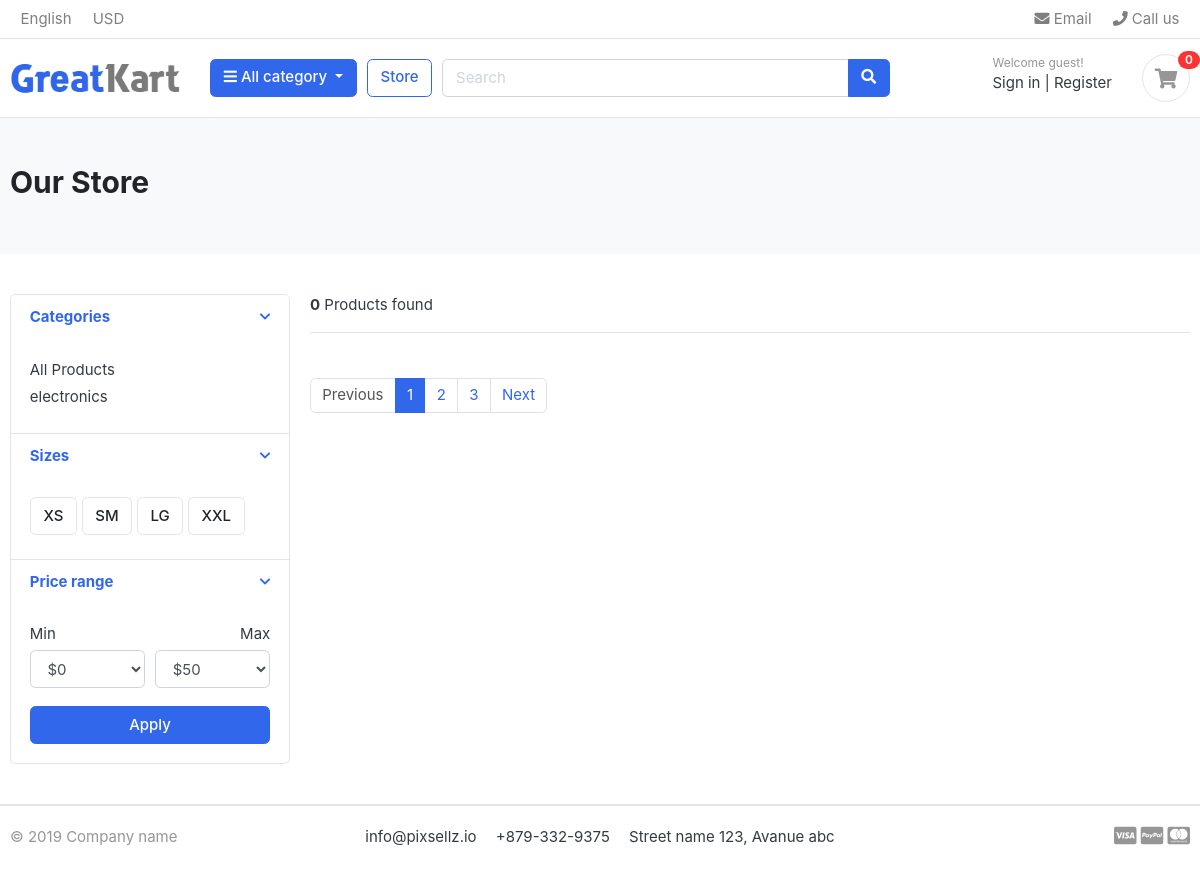
The page /store/ on the database as committed earlier.
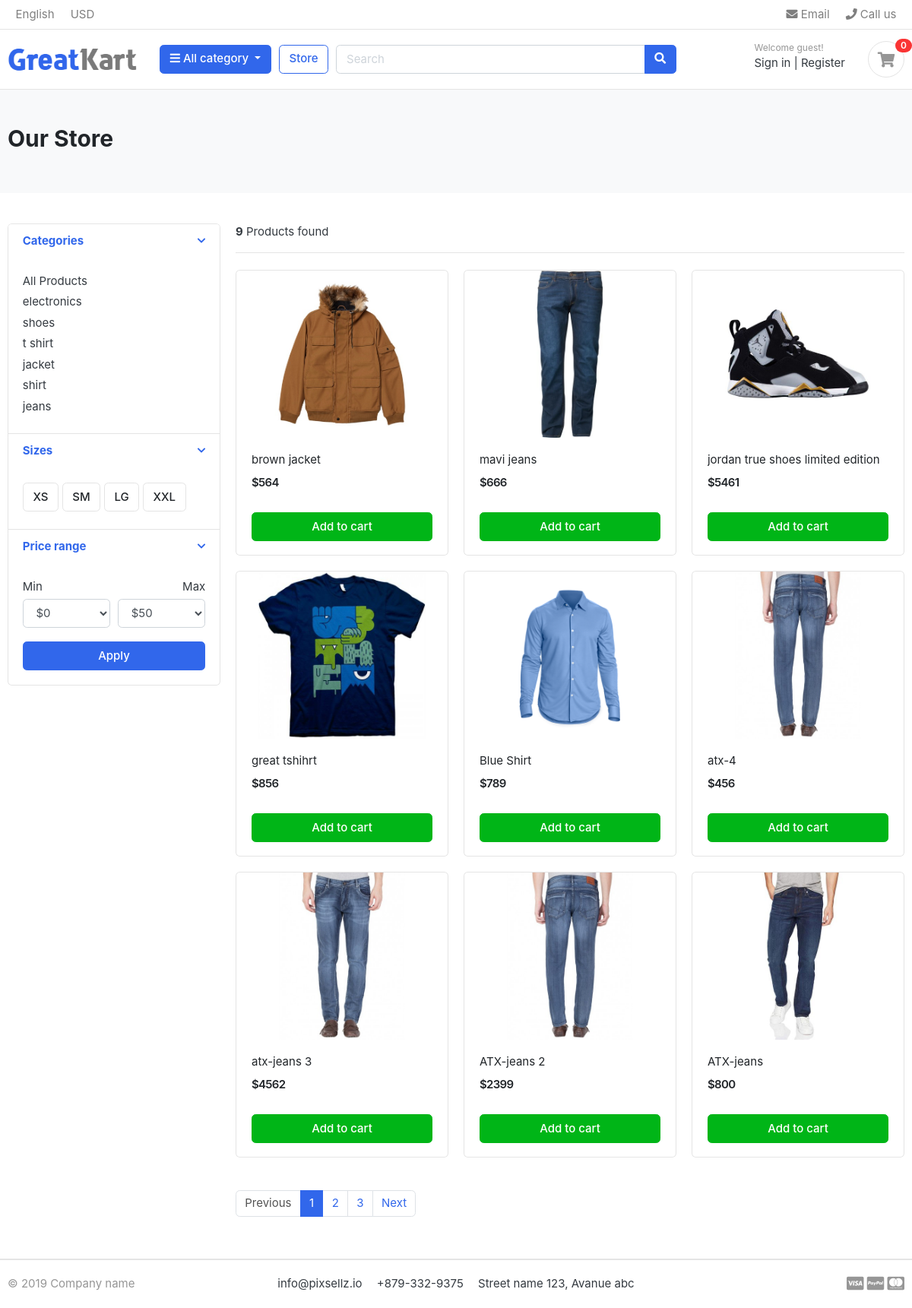
The same page on the database as committed later.
### category/models.py (models this page shows, shortened)
class Category(models.Model):
    category_name = models.CharField(max_length=50)
    slug = models.SlugField(max_length=100,unique=True)
    description =  models.TextField(max_length=255,blank=True)
    cat_image = models.ImageField(upload_to='photos/categories' , blank=True)
    class Meta:
        verbose_name = 'category' # the default name inside the admin model
        verbose_name_plural = 'categories' # new model assigned name in admin panel
    def get_url(self):
        return reverse('products_by_category',args = [self.slug])#each category has own its slug so use this to make the link and used by href in the store.html

### stores/models.py (models this page shows, shortened)
class Products(models.Model):
    product_name = models.CharField(max_length=200,unique=True)
    slug = models.SlugField(max_length=200,unique=True)
    description = models.TextField(max_length=500,blank=True)
    price = models.IntegerField()
    images = models.ImageField(upload_to='photos/products')
    stock = models.IntegerField()
    is_available = models.BooleanField(default=True)
    category = models.ForeignKey(Category,on_delete=models.CASCADE)
    created_date = models.DateTimeField(auto_now_add=True)
    modified_date = models.DateTimeField(auto_now=True)
    class Meta:
        verbose_name = 'Product'
        verbose_name_plural = 'Products'
        ordering = ['-created_date']
    def get_url(self):
        return reverse('product_detail',args=[self.category.slug,self.slug])

### stores/views.py (the view)
# urls.py: path('',views.store,name = 'store'),
def store(request, category_slug=None):
    if category_slug != None:
        categories = get_object_or_404(Category, slug=category_slug)
        products = Products.objects.filter(category=categories, is_available=True)
        product_count = products.count()
    else:
        categories = Category.objects.all()
        products = Products.objects.filter(is_available=True)
        product_count = products.count()
    categories = Category.objects.all()
    context = {
        "categories_all": categories,
        "products": products,
        "product_count": product_count,
    }
    return render(request, "store.html", context)

### category/context_processors.py (called while the page is built)
def menu_links(request):
    links = Category.objects.all()
    return dict(links = links)

### templates/store.html (shortened to what this page needs)
{% extends "base.html" %}
{% load static %}
{% block content %}
<section class="section-pagetop bg">
<div class="container">
	<h2 class="title-page">Our Store</h2>
</div>
</section>
<section class="section-content padding-y">
<div class="container">
<div class="row">
	<aside class="col-md-3">
<div class="card">
	<article class="filter-group">
		<header class="card-header">
			<a href="#" data-toggle="collapse" data-target="#collapse_1" aria-expanded="true" class="">
				<i class="icon-control fa fa-chevron-down"></i>
				<h6 class="title">Categories</h6>
			</a>
		</header>
		<div class="filter-content collapse show" id="collapse_1" style="">
			<div class="card-body">
				<ul class="list-menu">
				<li><a href="{% url "store" %}">All Products</a></li>
				{% for category in  links %}
                <li><a href="{{category.get_url}}">{{category.category_name}}  </a></li>
                {% endfor %}
				</ul>
			</div>
		</div>
	</article>
	<article class="filter-group">
		<header class="card-header">
			<a href="#" data-toggle="collapse" data-target="#collapse_4" aria-expanded="true" class="">
				<i class="icon-control fa fa-chevron-down"></i>
				<h6 class="title">Sizes </h6>
			</a>
		</header>
		<div class="filter-content collapse show" id="collapse_4" style="">
			<div class="card-body">
			  <label class="checkbox-btn">
			    <span class="btn btn-light"> XS </span>
			  </label>
			  <label class="checkbox-btn">
			    <span class="btn btn-light"> SM </span>
			  </label>
			  <label class="checkbox-btn">
			    <span class="btn btn-light"> LG </span>
			  </label>
			  <label class="checkbox-btn">
			    <span class="btn btn-light"> XXL </span>
			  </label>
		</div>
		</div>
	</article>
	<article class="filter-group">
		<header class="card-header">
			<a href="#" data-toggle="collapse" data-target="#collapse_3" aria-expanded="true" class="">
				<i class="icon-control fa fa-chevron-down"></i>
				<h6 class="title">Price range </h6>
			</a>
		</header>
		<div class="filter-content collapse show" id="collapse_3" style="">
			<div class="card-body">
				<div class="form-row">
				<div class="form-group col-md-6">
				  <label>Min</label>
				  	<select class="mr-2 form-control">
						<option value="0">$0</option>
					</select>
				</div>
				<div class="form-group text-right col-md-6">
				  <label>Max</label>
				  	<select class="mr-2 form-control">
						<option value="50">$50</option>
					</select>
				</div>
				</div>
				<button class="btn btn-block btn-primary">Apply</button>
			</div>
		</div>
	</article>
</div>
	</aside>
	<main class="col-md-9">
<header class="border-bottom mb-4 pb-3">
		<div class="form-inline">
			<span class="mr-md-auto"><b>{{product_count}}</b> Products found </span>
		</div>
</header>
<div class="row">
{% for prd in products %}
<div class="col-md-4">
    <figure class="card card-product-grid">
        <div class="img-wrap">
            <img src="{{ prd.images.url }}">
        </div>
        <figcaption class="info-wrap">
            <div class="fix-height">
                <a href="{{prd.get_url}}" class="title">{{ prd.product_name }}</a>
                <div class="price-wrap mt-2">
                    <span class="price">${{ prd.price }}</span>
                </div>
            </div>
            <a href="#" class="btn btn-block btn-success">Add to cart</a>
        </figcaption>
    </figure>
</div>
{% endfor %}
</div>
<nav class="mt-4" aria-label="Page navigation sample">
  <ul class="pagination">
    <li class="page-item disabled"><a class="page-link" href="#">Previous</a></li>
    <li class="page-item active"><a class="page-link" href="#">1</a></li>
    <li class="page-item"><a class="page-link" href="#">2</a></li>
    <li class="page-item"><a class="page-link" href="#">3</a></li>
    <li class="page-item"><a class="page-link" href="#">Next</a></li>
  </ul>
</nav>
	</main>
</div>
</div>
</section>
{% endblock  %}

Rows that differ between the two databases and show on the page:
added Category: category_name "shoes"
added Category: category_name "t shirt"
added Category: category_name "jacket"
added Category: category_name "shirt"
added Category: category_name "jeans"
added Products: images (picture), product_name "brown jacket", price "564"
added Products: images (picture), product_name "mavi jeans", price "666"
added Products: images (picture), product_name "jordan true shoes limited edition", price "5461"
added Products: images (picture), product_name "great tshihrt", price "856"
added Products: images (picture), product_name "Blue Shirt", price "789"
added Products: images (picture), product_name "atx-4", price "456"
added Products: images (picture), product_name "atx-jeans 3", price "4562"
added Products: images (picture), product_name "ATX-jeans 2", price "2399"
added Products: images (picture), product_name "ATX-jeans", price "800"
Other text that changed with them:
{{ product_count }}: "0" → "9"
